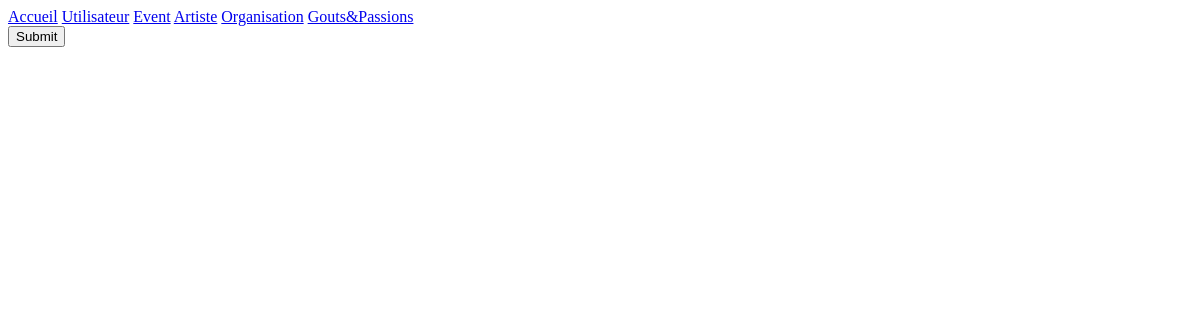
/utilisateur/ajout_passion.php, run on an earlier commit of the app's database.
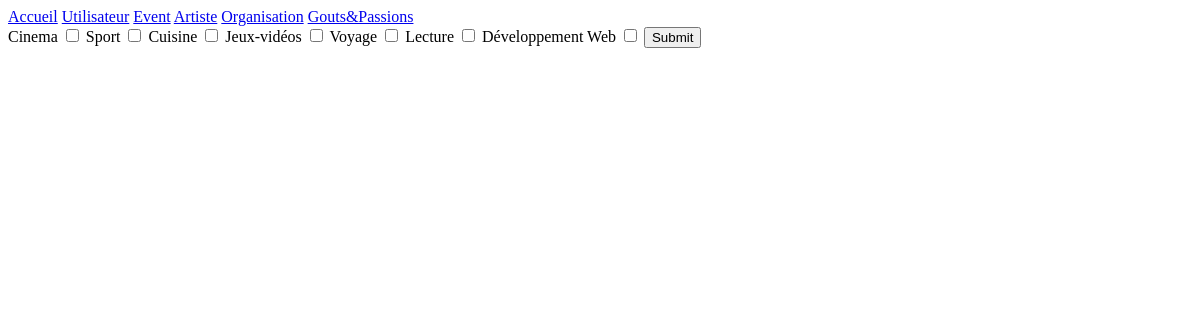
And on a later commit of the database.
### tables this page shows
CREATE TABLE IF NOT EXISTS `passions` (
  `nom` varchar(50) NOT NULL,
  `id` int(11) NOT NULL AUTO_INCREMENT,
  PRIMARY KEY (`id`)
);

### database/connectDB.php (called while the page is built, shortened)
<?php
class ConnectDB{
    private $db_name;
    private $db_user;
    private $db_pass;
    private $db_host;
    private $pdo;
    public function __construct($db_name, $db_user = 'root', $db_pass='', $db_host='localhost') {
        $this->db_name = $db_name;
        $this->db_user = $db_user;
        $this->db_pass = $db_pass;
        $this->db_host = $db_host;
    }
    public function getPDO() {
        if($this->pdo === null) {
            $pdo = new PDO("mysql:dbname=$this->db_name;host=$this->db_host",$this->db_user,$this->db_pass);
            $pdo->setAttribute(PDO::ATTR_ERRMODE, PDO::ERRMODE_EXCEPTION);
            $this->pdo = $pdo;
        }
        return $this->pdo;
    }
    public function prepare($statement) {
        $req = $this->getPDO()->prepare($statement);
        return $req;
    }
    public function queryGET($statement, $params) {
        $req = $this->prepare($statement);
        $req->execute($params);
        $datas = $req->fetchAll(PDO::FETCH_OBJ);
        return $datas;
    }
}

### utilisateur/ajout_passion.php (the view, shortened to what this page needs)
<?php
require "../database/connectDB.php";
$db = new ConnectDB('cagroove');
$id = $_GET['id'];
$passions = $db->queryGET("SELECT nom, id FROM passions", null);
?>
<?php include '../header/header.php';?>
<div>
    <form method="post" action="ajout_passionSend.php?id=<?= htmlspecialchars($id) ?>">
        <?php foreach($passions as $passion) :?>
            <label for="passion[]"><?= htmlspecialchars($passion->nom) ?></label>
            <input type="checkbox" name="passion[]" value="g_<?= htmlspecialchars($passion->id) ?>">
        <?php endforeach; ?>
        <input type="submit">
    </form>
</div>

What changed in the data, as far as the page shows it:
added passions: nom "Cinema"
added passions: nom "Sport"
added passions: nom "Cuisine"
added passions: nom "Jeux-vidéos"
added passions: nom "Voyage"
added passions: nom "Lecture"
added passions: nom "Développement Web"
